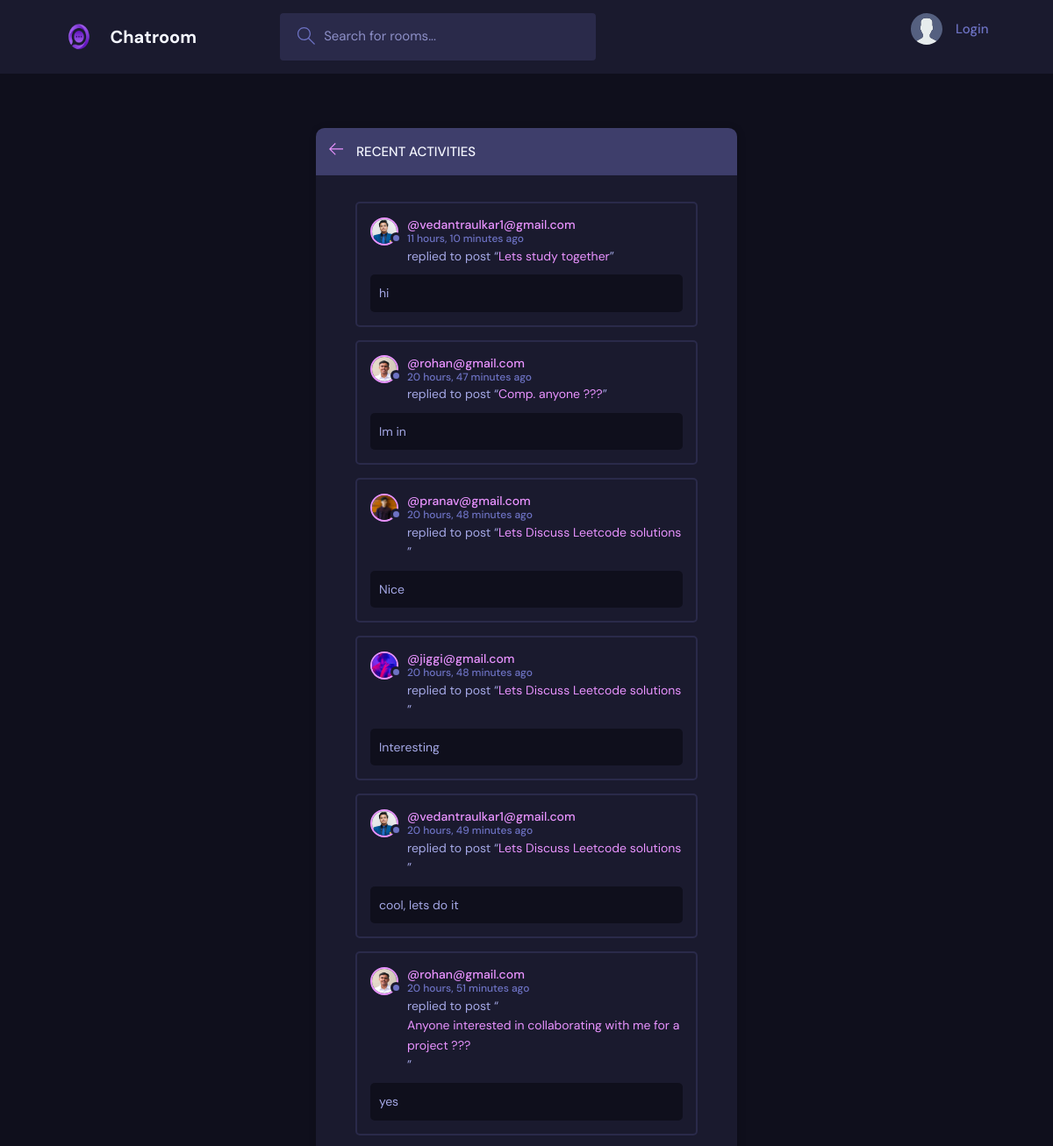
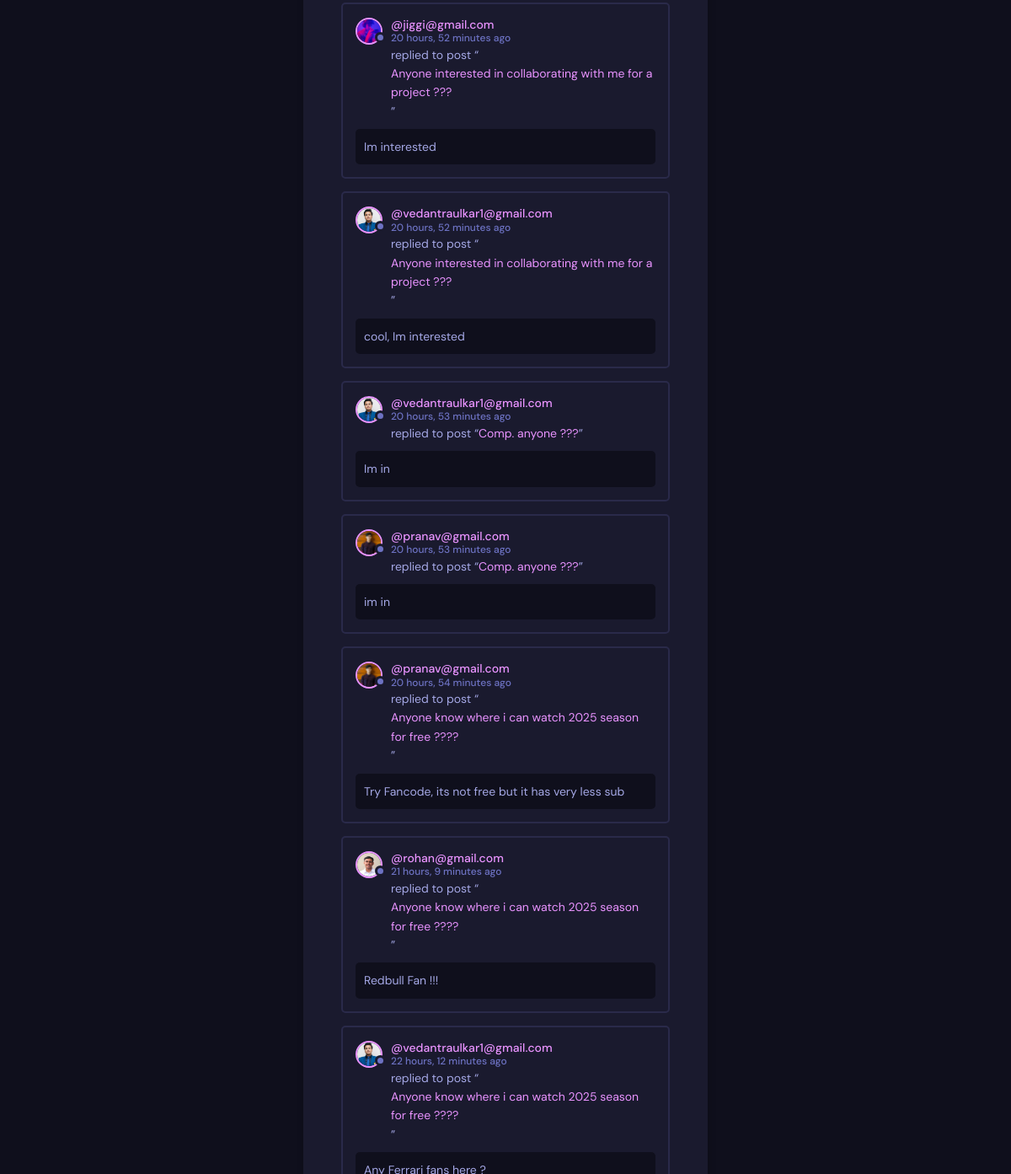
/activitypage/, run on the app's committed database (2 pictures, top to bottom).
### base/models.py (models this page shows)
class Messages(models.Model):
    room = models.ForeignKey(Room, on_delete=models.CASCADE)
    user = models.ForeignKey(User, on_delete=models.CASCADE)
    message = models.TextField()
    updated = models.DateTimeField(auto_now=True)
    created = models.DateTimeField(auto_now_add=True)
    class Meta:
        ordering = ['-updated', '-created']
    def __str__(self):
        return self.message[0:50]

class User(AbstractUser):
    name=models.CharField(max_length=200, null=True)
    email = models.EmailField(unique=True, null=True)
    bio = models.TextField(null=True)
    avatar=models.ImageField(null=True, default="avatar.svg")
    USERNAME_FIELD='email'
    REQUIRED_FIELDS=[]

class Room(models.Model):
    host = models.ForeignKey(User, on_delete=models.SET_NULL, null=True)
    topic = models.ForeignKey(Topic, on_delete=models.SET_NULL, null=True)
    name = models.CharField(max_length=255)
    description = models.TextField(null=True, blank=True)
    participants = models.ManyToManyField(User, related_name='participants', blank=True)
    updated = models.DateTimeField(auto_now=True)
    created = models.DateTimeField(auto_now_add=True)
    class Meta:
        ordering = ['-updated', '-created']
    def __str__(self):
        return self.name

### base/views.py (the view)
# urls.py: path('activitypage/', views.activitypage, name="activitypage"),
def activitypage(request):
     room_messages=Messages.objects.all()
     context={'room_messages': room_messages}
     return render(request, 'base/activity.html', context)

### base/templates/base/activity.html
{% extends 'main.html' %}
{% block content %}
    <main class="layout">
      <div class="container">
        <div class="layout__box">
          <div class="layout__boxHeader">
            <div class="layout__boxTitle">
              <a href="{% url 'home' %}">
                <svg version="1.1" xmlns="http://www.w3.org/2000/svg" width="32" height="32" viewBox="0 0 32 32">
                  <title>arrow-left</title>
                  <path
                    d="M13.723 2.286l-13.723 13.714 13.719 13.714 1.616-1.611-10.96-10.96h27.625v-2.286h-27.625l10.965-10.965-1.616-1.607z"
                  ></path>
                </svg>
              </a>
              <h3>Recent Activities</h3>
            </div>
          </div>
          <div class="activities-page layout__body">
            {% for message in room_messages %}
            <div class="activities__box">
            <div class="activities__boxHeader roomListRoom__header">
                <a href="{% url 'profile' message.user.id %}" class="roomListRoom__author">
                <div class="avatar avatar--small">
                    <img src="{{message.user.avatar.url}}" />
                </div>
                <p>
                    @{{message.user}}
                    <span>{{message.created|timesince}} ago</span>
                </p>
                </a>
            </div>
            <div class="activities__boxContent">
                <p>replied to post “<a href="{% url 'room' message.room.id %}">{{message.room}}</a>”</p>
                <div class="activities__boxRoomContent">
                    {{message}}
                </div>
            </div>
            </div>
        {% endfor %}
          </div>
        </div>
      </div>
    </main>
    {% endblock content %}

### static/styles/style.css (style rules this page uses)
:root { --color-main: #e993ff; --color-main-light: #F5F7FF; --color-secondary: #4ECDC4; --color-accent: #FFD93D; --color-dark: #1A1A2E; --color-dark-medium: #2A2A4A; --color-dark-light: #3E3E6B; --color-light: #F5F7FF; --color-gray: #6D72C3; --color-light-gray: #A5A8E6; --color-bg: #0F0F1C; --color-success: #6CFF8F; --color-error: #FF4D6D; --gradient-sunset: linear-gradient(135deg, #FF6B6B 0%, #FFD93D 100%); --gradient-ocean: linear-gradient(135deg, #4ECDC4 0%, #6D72C3 100%); --gradient-space: linear-gradient(135deg, #3E3E6B 0%, #1A1A2E 100%); }
* { font-family: "DM Sans", -apple-system, BlinkMacSystemFont, "Segoe UI", Roboto, Oxygen, Ubuntu, Cantarell, "Open Sans", "Helvetica Neue", sans-serif; margin: 0; padding: 0; box-sizing: border-box; text-rendering: optimizeLegibility; font-size: inherit; }
html { font-size: 56.25%; }
@media only screen and (min-width: 1200px) { html { font-size: 62.5%; } }
body { line-height: 1.6; font-weight: 400; font-size: 1.5rem; color: var(--color-light-gray); background-color: var(--color-bg); min-height: 100vh; }
img { width: 100%; }
a { display: inline-block; color: var(--color-main); text-decoration: none; }
.container { max-width: 120rem; width: 90%; margin: auto; }
.avatar { position: relative; display: inline-block; border-radius: 50%; border: 2px solid var(--color-main); }
.avatar img { display: block; border-radius: 50%; object-fit: cover; object-position: center; }
.avatar::after { content: ""; display: block; position: absolute; background-color: var(--color-gray); z-index: 111; border-radius: 50%; border: 0.3rem solid var(--color-dark); }
.avatar.avatar--small img { width: 2.8rem; height: 2.8rem; }
.avatar.avatar--small:after { width: 0.7rem; height: 0.7rem; bottom: 0px; right: -6px; }
.layout { margin-top: 2.4rem; }
.layout > .container { display: flex; justify-content: space-between; align-items: flex-start; }
.layout__box { width: 90%; max-width: 48rem; min-height: 40rem; position: absolute; top: 50%; left: 50%; transform: translate(-50%, -46%); background-color: var(--color-dark); border-radius: 1rem; box-shadow: 1px 1px 6px 3px rgba(0, 0, 0, 0.1); overflow: hidden; }
.layout__boxHeader { display: flex; padding: 1.5rem; background-color: var(--color-dark-light); }
.layout__boxTitle { display: flex; gap: 1.5rem; align-items: center; }
.layout__boxTitle h3 { text-transform: uppercase; font-weight: 500; color: var(--color-light); }
.layout__boxTitle svg { width: 1.6rem; height: 1.6rem; fill: var(--color-main); }
.layout__body { margin: 3rem; }
.roomListRoom__header { display: flex; justify-content: space-between; align-items: center; }
.roomListRoom__author { font-weight: 500; display: flex; align-items: center; gap: 1rem; }
.activities__box { margin: 1.5rem; padding: 1.5rem; border: 2px solid var(--color-dark-medium); border-radius: 5px; }
.activities__boxHeader p { font-size: 1.4rem; line-height: 1.3; }
.activities__boxHeader p span { color: var(--color-gray); font-size: 1.2rem; display: block; }
.activities__boxContent { margin-left: 4.2rem; }
.activities__boxContent { font-size: 1.4rem; }
.activities__boxRoomContent { background: var(--color-bg); padding: 1rem; border-radius: 5px; margin-top: 1rem; margin-left: -4.2rem; }

### data on the page
Messages: user.avatar (picture), user "vedantraulkar1@gmail.com", created "11 hours, 10 minutes", room "Lets study together", message "hi"
Messages: user.avatar (picture), user "rohan@gmail.com", created "20 hours, 47 minutes", room "Comp. anyone ???", message "Im in"
Messages: user.avatar (picture), user "pranav@gmail.com", created "20 hours, 48 minutes", room "Lets Discuss Leetcode solutions", message "Nice"
Messages: user.avatar (picture), user "jiggi@gmail.com", created "20 hours, 48 minutes", room "Lets Discuss Leetcode solutions", message "Interesting"
Messages: user.avatar (picture), user "vedantraulkar1@gmail.com", created "20 hours, 49 minutes", room "Lets Discuss Leetcode solutions", message "cool, lets do it"
Messages: user.avatar (picture), user "rohan@gmail.com", created "20 hours, 51 minutes", room "Anyone interested in collaborating with me for a project ???", message "yes"
Messages: user.avatar (picture), user "jiggi@gmail.com", created "20 hours, 52 minutes", room "Anyone interested in collaborating with me for a project ???", message "Im interested"
Messages: user.avatar (picture), user "vedantraulkar1@gmail.com", created "20 hours, 52 minutes", room "Anyone interested in collaborating with me for a project ???", message "cool, Im interested"
Messages: user.avatar (picture), user "vedantraulkar1@gmail.com", created "20 hours, 53 minutes", room "Comp. anyone ???", message "Im in"
Messages: user.avatar (picture), user "pranav@gmail.com", created "20 hours, 53 minutes", room "Comp. anyone ???", message "im in"
Messages: user.avatar (picture), user "pranav@gmail.com", created "20 hours, 54 minutes", room "Anyone know where i can watch 2025 season for free ????", message "Try Fancode, its not free but it has very less sub"
Messages: user.avatar (picture), user "rohan@gmail.com", created "21 hours, 9 minutes", room "Anyone know where i can watch 2025 season for free ????", message "Redbull Fan !!!"
Messages: user.avatar (picture), user "vedantraulkar1@gmail.com", created "22 hours, 12 minutes", room "Anyone know where i can watch 2025 season for free ????"
